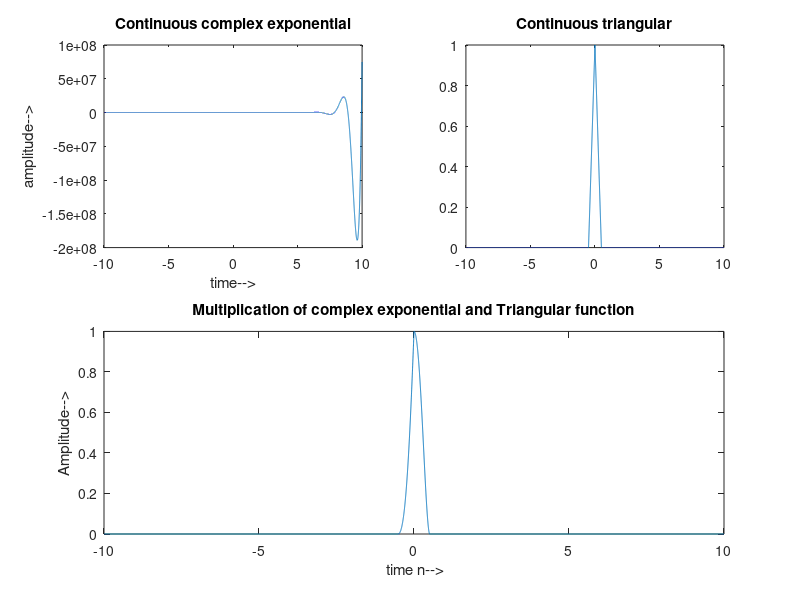

Source code (MATLAB):
f=1000;
t=-10:1/f:10;
a=2;
x=exp((a+3j)*t);
subplot(2,2,1);
plot(t,x);
xlabel('time-->');
ylabel('amplitude-->');
title('Continuous complex exponential');

a=tripuls(t);
subplot(2,2,2);
plot(t,a);
title('Continuous triangular');
for i=1:length(a)
    mul(i)=x(i)* a(i);
end
t=-10:1/f:10;

subplot(2,2,3:4);
plot(t,mul);
xlabel(' time n-->');
ylabel('Amplitude-->');
title('Multiplication of complex exponential and Triangular function');
